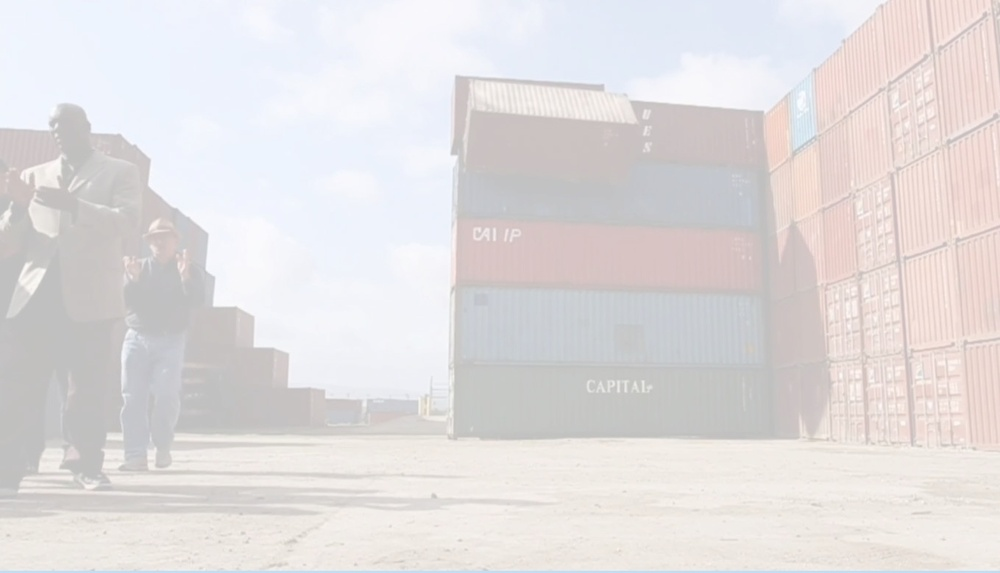
#> input picture cla/1.jpg, 1000 x 573 px, shrunk from 1359 x 779 before the run, found by its file name
$ python addfog.py
#> lines starting #> are read from the running program, lines starting #| are printed output that depends on the picture
import cv2, math
import numpy as np

def demo():
    img_path = r'C:\Users\Administrator\Desktop\test\1.jpg'

    img = cv2.imread(img_path)
#> img is the input picture: shape (573, 1000, 3); mean B, G, R 221.7, 221.3, 225.1
    img_f = img / 255.0
    (row, col, chs) = img.shape
#> row = 573; col = 1000; chs = 3

    A = 0.5                               # 亮度
    beta = 0.08                           # 雾的浓度
    size = math.sqrt(max(row, col))      # 雾化尺寸
#> size = 31.62
    center = (row // 2, col // 2)        # 雾化中心
#> center = (286, 500)
    for j in range(row):
        for l in range(col):
            d = -0.04 * math.sqrt((j-center[0])**2 + (l-center[1])**2) + size
            td = math.exp(-beta * d)
            img_f[j][l][:] = img_f[j][l][:] * td + A * (1 - td)
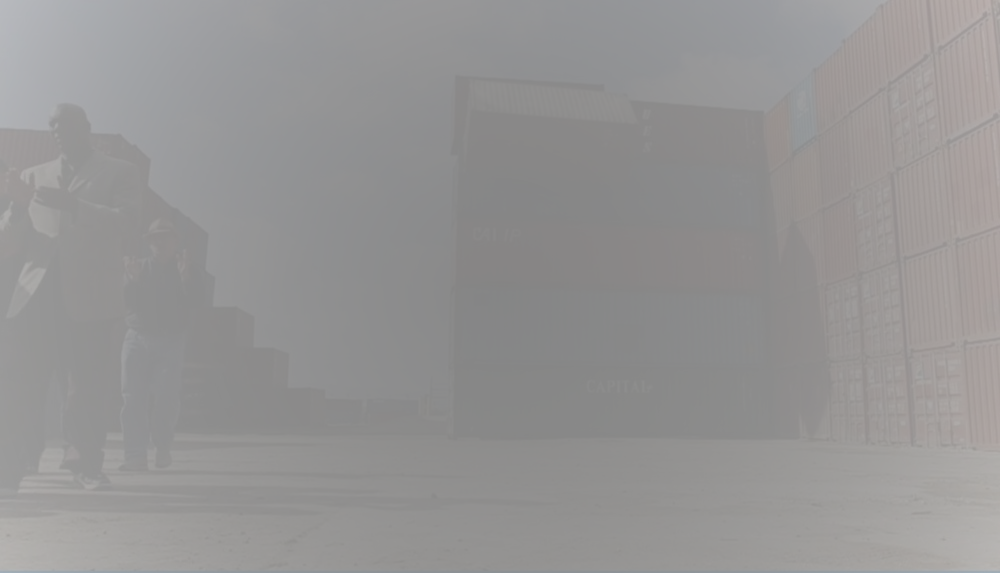
#> img_f: shape (573, 1000, 3) float64; mean B, G, R 0.585, 0.585, 0.589

    cv2.imshow("src", img)
    cv2.imshow("dst", img_f)
    cv2.waitKey()


if __name__ == '__main__':
    demo()
